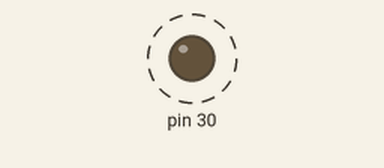
This sketch was run on a simulated Arduino Mega 2560, built with avr-gcc and run on an emulated ATmega2560. Parts: output pins drawn as LEDs (lit = HIGH). Dashed ring = blinking. What the sketch prints to the serial monitor is not drawn.

Above: at 0.3 s.
Timing chart, 0 to 3.0 s (numbered marks = the images above):
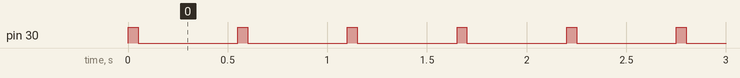

Measured:
- by itself, pin 30: alternates HIGH for 0.05 s and LOW for 0.50 s

The sketch:

Mega_test.ino
```cpp
void setup() {
pinMode(30 , OUTPUT);
Serial.begin(9600);
}

void loop() {
digitalWrite(30, HIGH);
delay(50);
digitalWrite(30 , LOW);
delay(500);
Serial.println("One cycle complete");
}
```
